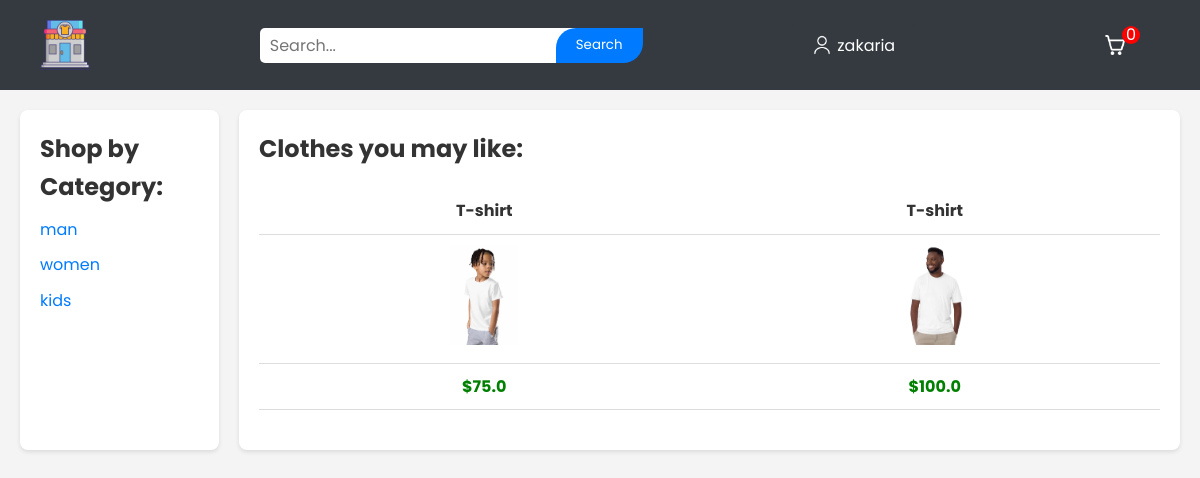
The page / (signed in) on the database its author committed.
### tables this page shows
CREATE TABLE users 
		(userId INTEGER PRIMARY KEY, 
		password TEXT,
		email TEXT,
		firstName TEXT,
		lastName TEXT,
		address1 TEXT
		);

CREATE TABLE categories
		(categoryId INTEGER PRIMARY KEY,
		name TEXT
		);

CREATE TABLE products
		(productId INTEGER PRIMARY KEY,
		name TEXT,
		price REAL,
		description TEXT,
		image TEXT,
		stock INTEGER,
		categoryId INTEGER,
		FOREIGN KEY(categoryId) REFERENCES categories(categoryId)
		);

### main.py (the view)
    @app.route("/")
    def root():
        loggedIn, firstName, noOfItems= getLoginDetails()
        with sqlite3.connect('database.db') as conn:
            cur= conn.cursor()
            cur.execute('SELECT productId, name, price, description, image, stock FROM products')
            itemData= cur.fetchall()
            cur.execute('SELECT categoryId, name FROM categories')
            categoryData= cur.fetchall()
        itemData= parse(itemData)
        return render_template('home.html', custom_css="home", pagetitle="Home", itemData=itemData, loggedIn=loggedIn, firstName=firstName, noOfItems=noOfItems, categoryData=categoryData)

### templates/home.html
{% extends 'base.html' %}
{% block content %}
<div class="display">
    <div class="displayCategory">
        <h2>Shop by Category: </h2>
        <ul>
            {% for row in categoryData %}
            <li><a href="/displayCategory?categoryId={{ row[0] }}">{{ row[1] }}</a></li>
            {% endfor %}
        </ul>
    </div>
    <div class="displayItems">
        <h2>Clothes you may like:</h2>
        {% for data in itemData %}
        <table>
            <tr id="productName">
                {% for row in data %}
                <td>{{ row[1] }}</td>
                {% endfor %}
            </tr>
            <tr id="productImage">
                {% for row in data %}
                <td>
                    <a href="/productDescription?productId={{ row[0] }}">
                        <img src="{{ url_for('static', filename='uploads/' + row[4]) }}" id="itemImage" />
                    </a>
                </td>
                {% endfor %}
            </tr>
            <tr id="productPrice">
                {% for row in data %}
                <td>${{ row[2] }}</td>
                {% endfor %}
            </tr>
        </table>
        {% endfor %}
    </div>
</div>
{% endblock %}

### templates/base.html (shortened to what this page needs)
<!DOCTYPE HTML>
<html lang="en">
<head>
    <link rel="stylesheet" href="{{ url_for('static', filename='css/topStyle.css') }}" />
    <link rel="stylesheet" href="{{ url_for('static', filename='css/' + custom_css + '.css') }}" />
</head>
<body>
    <div id="top-title">
        <a href="/">
            <img id="top-logo" src="{{ url_for('static', filename='images/logo.png') }}" />
        </a>
        <form class="top-form">
            <input id="top-searchBox" type="text" name="searchQuery" placeholder="Search...">
            <input id="top-searchButton" type="submit" value="Search">
        </form>
        {% if not loggedIn %}
        <div id="top-signInButton">
            <a class="top-link" href="/loginForm">Sign In</a>
        </div>
        {% else %}
        <div class="top-dropdown">
            <button class="top-dropbtn">
                <img src="{{ url_for('static', filename='images/utilisateur.png')}}" alt="">
                <span>
                    {{firstName}}
                </span>
            </button>
        </div>
        {% endif %}
        <div id="top-kart">
            <a class="top-link" href="/cart">
                <img src="{{ url_for('static', filename='images/shoppingCart.png') }}" id="top-cartIcon" />
                <div class="top-puiss">
					<span>{{ noOfItems }}</span>
                </div>
            </a>
        </div>
    </div>
    {% block content %} {% endblock %}
</body>
</html>

### static/css/topStyle.css (style rules this page uses)
* { margin: 0; padding: 0; box-sizing: border-box; font-family: 'Poppins', sans-serif; }
body { background-color: #f4f4f4; color: #333; font-size: 16px; line-height: 1.6; }
.top-form { display: flex; align-items: center; }
.top-link { color: white; text-decoration: none; padding: 10px 20px; border-radius: 4px; transition: background-color 0.3s ease; }
.top-puiss { display: flex; justify-content: center; align-items: center; height: 18px; width: 18px; background-color: red; border-radius: 50%; margin-top: -20px; margin-left: -13px; }
#top-logo { height: 50px; width: auto; margin: 10px 20px; float: left; }
#top-title { background-color: #343a40; color: white; display: flex; align-items: center; justify-content: space-between; padding: 10px 20px; position: sticky; top: 0; z-index: 1000; }
#top-title a { color: white; text-decoration: none; }
#top-searchBox { height: 35px; width: 90%; padding: 5px 10px; border: none; border-radius: 5px; font-size: 1em; margin-right: 10px; outline: none; }
#top-searchButton { height: 35px; padding: 5px 20px; margin-left: -50px; background-color: #007bff; color: white; border: none; border-radius: 20px 0px; cursor: pointer; transition: background-color 0.3s ease; }
.top-dropdown { position: relative; display: inline-block; }
.top-dropbtn { display: flex; justify-content: center; align-items: center; gap: 5px; background-color: #343a40; color: white; padding: 10px 20px; font-size: 1em; border: none; cursor: pointer; border-radius: 5px; transition: background-color 0.3s ease; }
.top-dropbtn img { height: 20px; width: 20px; }
#top-kart { color: white; margin: 0 20px; display: flex; align-items: center; }
#top-kart a { display: flex; align-items: center; text-decoration: none; color: white; }
#top-cartIcon { height: 20px; width: 20px; margin-right: 10px; }

### static/css/home.css (style rules this page uses)
.display { display: flex; margin: 20px; }
.displayCategory { flex: 0.15; padding: 20px; background-color: white; border-radius: 8px; box-shadow: 0 2px 4px rgba(0, 0, 0, 0.1); }
.displayCategory h2 { margin-top: 0; }
.displayCategory ul { list-style-type: none; padding: 0; }
.displayCategory ul li { margin: 10px 0; transition: 0.5s ease; }
.displayCategory ul li a { text-decoration: none; color: #007bff; }
.displayItems { flex: 0.85; margin-left: 20px; padding: 20px; background-color: white; border-radius: 8px; box-shadow: 0 2px 4px rgba(0, 0, 0, 0.1); }
table { width: 100%; border-collapse: collapse; margin: 20px 0; }
table tr { border-bottom: 1px solid #ddd; }
table td { padding: 10px; text-align: center; }
#itemImage { height: 100px; width: auto; }
#productName { font-weight: bold; }
#productPrice { color: green; font-weight: bold; }

### rows shown on the page
users: firstName "zakaria"
categories: name "man"
categories: name "women"
categories: name "kids"
products: name "T-shirt", image (picture), price "75.0"
products: name "T-shirt", image (picture), price "100.0"

### other values the page prints
{{ noOfItems }} "0"
